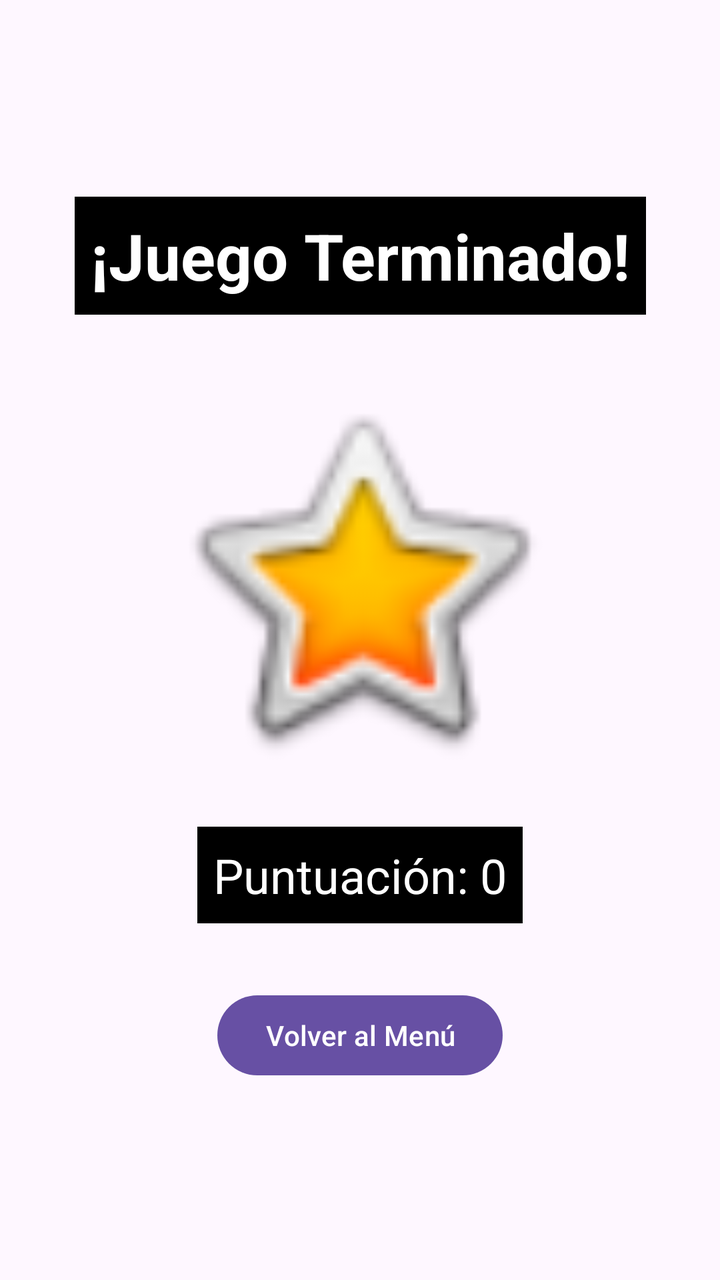
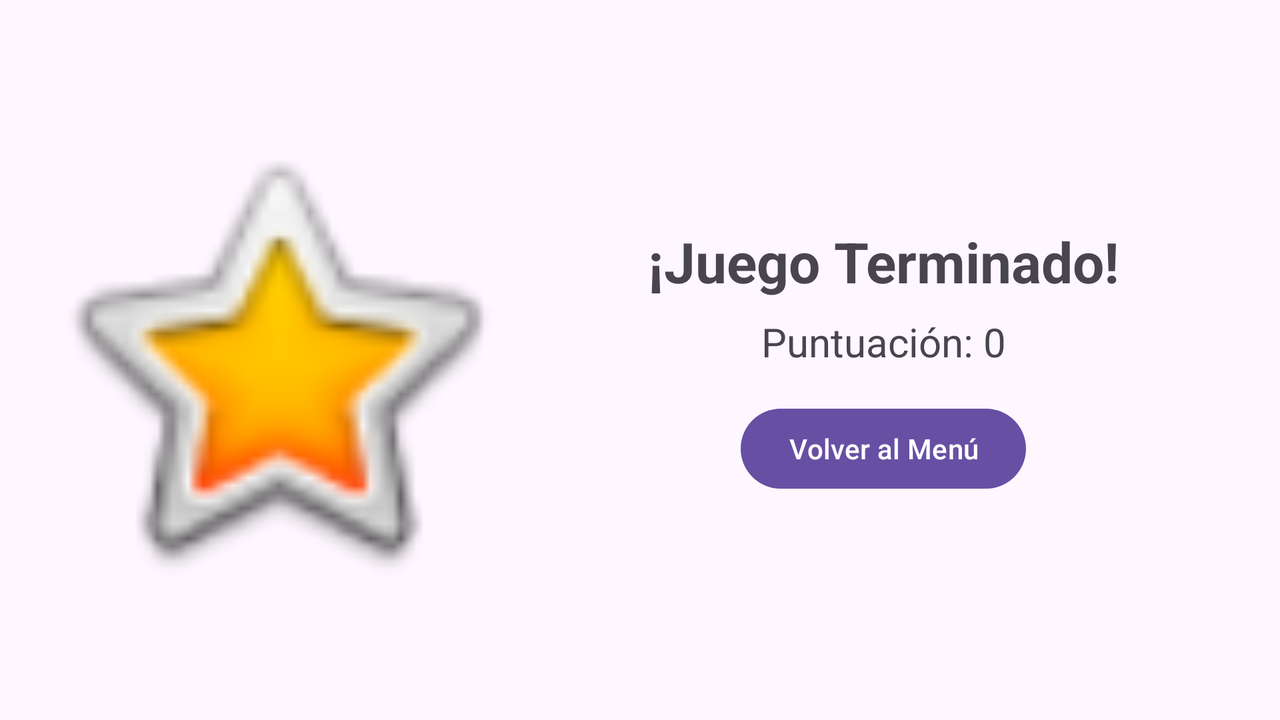

First picture: res/layout/ on a phone held upright. Second picture: the repository's own variant of that layout, on a device whose configuration matches the variant's folder. Source for both follows.
<!-- AndroidManifest.xml: activity theme Theme.Quizz_app_basic -->
<!-- res/layout/activity_result.xml -->
<?xml version="1.0" encoding="utf-8"?>
<androidx.constraintlayout.widget.ConstraintLayout xmlns:android="http://schemas.android.com/apk/res/android"
    xmlns:app="http://schemas.android.com/apk/res-auto"
    xmlns:tools="http://schemas.android.com/tools"
    android:id="@+id/main"
    android:layout_width="match_parent"
    android:layout_height="match_parent"
    android:padding="24dp"
    tools:context=".ResultActivity">

    <TextView
        android:id="@+id/tv_result_title"
        android:layout_width="wrap_content"
        android:layout_height="wrap_content"
        android:text="¡Juego Terminado!"
        android:textSize="32sp"
        android:textStyle="bold"
        android:textColor="@android:color/white"
        android:background="@android:color/black"
        android:padding="8dp"
        app:layout_constraintBottom_toTopOf="@+id/iv_result_image"
        app:layout_constraintEnd_toEndOf="parent"
        app:layout_constraintStart_toStartOf="parent"
        app:layout_constraintTop_toTopOf="parent"
        app:layout_constraintVertical_chainStyle="packed" />

    <ImageView
        android:id="@+id/iv_result_image"
        android:layout_width="200dp"
        android:layout_height="200dp"
        android:layout_marginTop="32dp"
        android:contentDescription="Imagen de resultado"
        app:layout_constraintBottom_toTopOf="@+id/tv_final_score"
        app:layout_constraintEnd_toEndOf="parent"
        app:layout_constraintStart_toStartOf="parent"
        app:layout_constraintTop_toBottomOf="@+id/tv_result_title"
        tools:srcCompat="@android:drawable/btn_star_big_on" />

    <TextView
        android:id="@+id/tv_final_score"
        android:layout_width="wrap_content"
        android:layout_height="wrap_content"
        android:layout_marginTop="24dp"
        android:text="Puntuación: 0"
        android:textSize="24sp"
        android:textColor="@android:color/white"
        android:background="@android:color/black"
        android:padding="8dp"
        android:gravity="center"
        app:layout_constraintBottom_toTopOf="@+id/btn_back_to_menu"
        app:layout_constraintEnd_toEndOf="parent"
        app:layout_constraintStart_toStartOf="parent"
        app:layout_constraintTop_toBottomOf="@+id/iv_result_image" />

    <Button
        android:id="@+id/btn_back_to_menu"
        android:layout_width="wrap_content"
        android:layout_height="wrap_content"
        android:layout_marginTop="32dp"
        android:text="Volver al Menú"
        app:layout_constraintBottom_toBottomOf="parent"
        app:layout_constraintEnd_toEndOf="parent"
        app:layout_constraintStart_toStartOf="parent"
        app:layout_constraintTop_toBottomOf="@+id/tv_final_score" />

</androidx.constraintlayout.widget.ConstraintLayout>
<!-- resources referenced by this layout -->
<resources>
  <style name="Theme.Quizz_app_basic" parent="Base.Theme.Quizz_app_basic" />
  <style name="Base.Theme.Quizz_app_basic" parent="Theme.Material3.DayNight.NoActionBar">
          
      </style>
</resources>
<!-- res/layout-land/activity_result.xml (the repository's variant of the layout above) -->
<!-- drawn on the phone turned sideways -->
<?xml version="1.0" encoding="utf-8"?>
<androidx.constraintlayout.widget.ConstraintLayout xmlns:android="http://schemas.android.com/apk/res/android"
    xmlns:app="http://schemas.android.com/apk/res-auto"
    xmlns:tools="http://schemas.android.com/tools"
    android:id="@+id/main"
    android:layout_width="match_parent"
    android:layout_height="match_parent"
    android:padding="16dp"
    tools:context=".ResultActivity">

    <androidx.constraintlayout.widget.Guideline
        android:id="@+id/guideline_v50"
        android:layout_width="wrap_content"
        android:layout_height="wrap_content"
        android:orientation="vertical"
        app:layout_constraintGuide_percent="0.4" />

    <ImageView
        android:id="@+id/iv_result_image"
        android:layout_width="0dp"
        android:layout_height="0dp"
        android:contentDescription="Imagen de resultado"
        app:layout_constraintBottom_toBottomOf="parent"
        app:layout_constraintEnd_toStartOf="@+id/guideline_v50"
        app:layout_constraintStart_toStartOf="parent"
        app:layout_constraintTop_toTopOf="parent"
        tools:srcCompat="@android:drawable/btn_star_big_on" />

    <TextView
        android:id="@+id/tv_result_title"
        android:layout_width="0dp"
        android:layout_height="wrap_content"
        android:gravity="center"
        android:text="¡Juego Terminado!"
        android:textSize="28sp"
        android:textStyle="bold"
        app:layout_constraintBottom_toTopOf="@+id/tv_final_score"
        app:layout_constraintEnd_toEndOf="parent"
        app:layout_constraintStart_toEndOf="@+id/guideline_v50"
        app:layout_constraintTop_toTopOf="parent"
        app:layout_constraintVertical_chainStyle="packed" />

    <TextView
        android:id="@+id/tv_final_score"
        android:layout_width="0dp"
        android:layout_height="wrap_content"
        android:layout_marginTop="8dp"
        android:gravity="center"
        android:text="Puntuación: 0"
        android:textSize="20sp"
        app:layout_constraintBottom_toTopOf="@+id/btn_back_to_menu"
        app:layout_constraintEnd_toEndOf="parent"
        app:layout_constraintStart_toEndOf="@+id/guideline_v50"
        app:layout_constraintTop_toBottomOf="@+id/tv_result_title" />

    <Button
        android:id="@+id/btn_back_to_menu"
        android:layout_width="wrap_content"
        android:layout_height="wrap_content"
        android:layout_marginTop="16dp"
        android:text="Volver al Menú"
        app:layout_constraintBottom_toBottomOf="parent"
        app:layout_constraintEnd_toEndOf="parent"
        app:layout_constraintStart_toEndOf="@+id/guideline_v50"
        app:layout_constraintTop_toBottomOf="@+id/tv_final_score" />

</androidx.constraintlayout.widget.ConstraintLayout>
